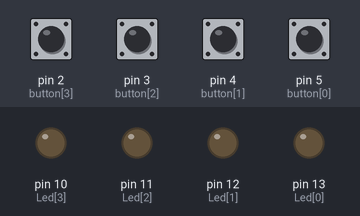
Recording of a program running on a simulated Arduino Uno, built with avr-gcc and run on an emulated ATmega328P. Parts: output pins drawn as LEDs (lit = HIGH). The inputs (shaded band) are chosen by the test bench; at power-on: pin 2 (button[3]), pin 3 (button[2]), pin 4 (button[1]), pin 5 (button[0]) HIGH. Random numbers use the default seed unless the program sets one.

Above: at 5.2 s.
5.3 s: pin 2 (button[3]) pulled LOW for 0.15 s
At 9.55 s:
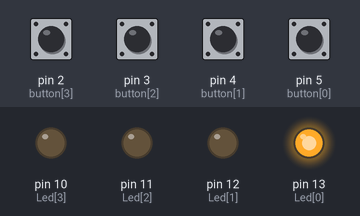
At 12.7 s:
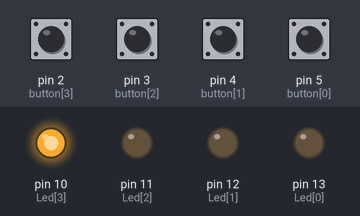
Timing chart, 0 to 14.4 s (numbered marks = the images above; inputs shaded):
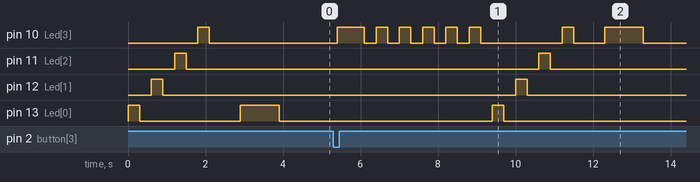

The program:

main.cpp
```cpp
//@Felliph-Silva
//March 2024
//Genius Game
#include <Arduino.h>

#define Difficulty_level 7
#define NUM_LEDS 4

//Redefine function to satatic memory;
uint8_t Led[NUM_LEDS] = {13, 12, 11, 10};
uint8_t button[NUM_LEDS] = {5, 4, 3, 2};
uint8_t round_game = 0; //Variable to count rounds
uint8_t button_count = 0; //Counts how many buttons were pressed
bool showed = false; //Variable to indicate if the LED sequence is showed to user

uint8_t Led_sequence[Difficulty_level]; //Storage the LED and Button sequence
uint8_t button_sequence[Difficulty_level];

uint8_t compare(); //Function to compare if the sequence of led is equal to the sequence of button;
void flash_Led(uint8_t num, int time = 1000); //Function to flash a LED based in his position, ad set the duration he turn on.
void add_new_sequence(); //Add a random number to led sequence, based on NUM_LEDS
void save_tap(uint8_t i); //Save the position of Button in the button sequence
void game_over(bool finished); //Reset round in game over, false is fail and true is success
void playing(); //Function that saves buttons pressed by the user and flashes the corresponding LED

void setup() {

  for(int i = 0; i < NUM_LEDS; i++) //Initit the pins
  {
    pinMode(Led[i], OUTPUT);
    pinMode(button[i], INPUT_PULLUP);
    digitalWrite(Led[i], LOW);
  }
  randomSeed(analogRead(0));
}

void loop() {

if (round_game == 0) //Verify if the game is in startup mode
  {
    for (uint8_t i = 0; i < NUM_LEDS; i++)
    {
      flash_Led(i,300);
      delay(300);
    }
    add_new_sequence();
    round_game++;
    delay(500);
  }

    if (round_game > Difficulty_level) //End game condition
  {
    game_over(true);
  }

  if (round_game > 0 && round_game <= Difficulty_level) //Game running conditions
  {
    if (button_count == 0 && showed != true)
    {
      for (uint8_t i = 0; i < round_game; i++)
      {
        flash_Led(Led_sequence[i]);
        delay(500);
      }
      showed = !showed;
    }

    playing();

    if (button_count == round_game)
    {
      compare();
      showed = !showed;
    }
  }
}

uint8_t compare()
{
  for (uint8_t i = 0; i < round_game; i++)
  {
    if (Led_sequence[i]!= button_sequence[i])
    {
      for (uint8_t i = 0; i < 3; i++)
      {
        flash_Led(3, 300);
        delay(300);
      }
      game_over(false);
      return 0;
    }
  }

  for (uint8_t i = 0; i < 3; i++)
  {
    flash_Led(0, 300);
    delay(300);
  }
  round_game++;
  button_count = 0;
  add_new_sequence();
  return 0;
}

void flash_Led(uint8_t num, int time)
{
  digitalWrite(Led[num], HIGH);
  delay(time); //Then implement this whit millis
  digitalWrite(Led[num], LOW);
}

void add_new_sequence()
{
  Led_sequence[round_game] = random(0,NUM_LEDS);
}

void save_tap(uint8_t i)
{
  button_sequence[button_count] = i;
  button_count++;
  delay(100);
}

void game_over(bool finished)
{
  if(finished == true)
  {
    for (uint8_t j = 0; j < 2; j++)
    {
      for (uint8_t i = 0; i < NUM_LEDS; i++){
        flash_Led(i, 300);
        delay(300);
    }
    }
  }

  if (finished == false)
  {
    for (uint8_t i = 0; i < 3; i++)
    {
    flash_Led(3,300);
    delay(300);
    }
  }
round_game = 0;
button_count = 0;
}

void playing()
{
  for (uint8_t i = 0; i < NUM_LEDS; i++)
  {
    if (digitalRead(button[i]) == LOW)
    {
      save_tap(i);
      flash_Led(i, 400);
    }
  }
}
```

Measured:
- after the input at 5.3 s, pin 10 (Led[3]): goes HIGH 0.70 s, 5 × (LOW 0.30 s, HIGH 0.30 s), LOW 2.1 s, HIGH 0.30 s, LOW 0.80 s, HIGH 1.0 s, then LOW, starting after 0.10 s; pin 11 (Led[2]): LOW → HIGH after 5.3 s, → LOW 0.30 s later; pin 12 (Led[1]): LOW → HIGH after 4.7 s, → LOW 0.30 s later; pin 13 (Led[0]): LOW → HIGH after 4.1 s, → LOW 0.30 s later
